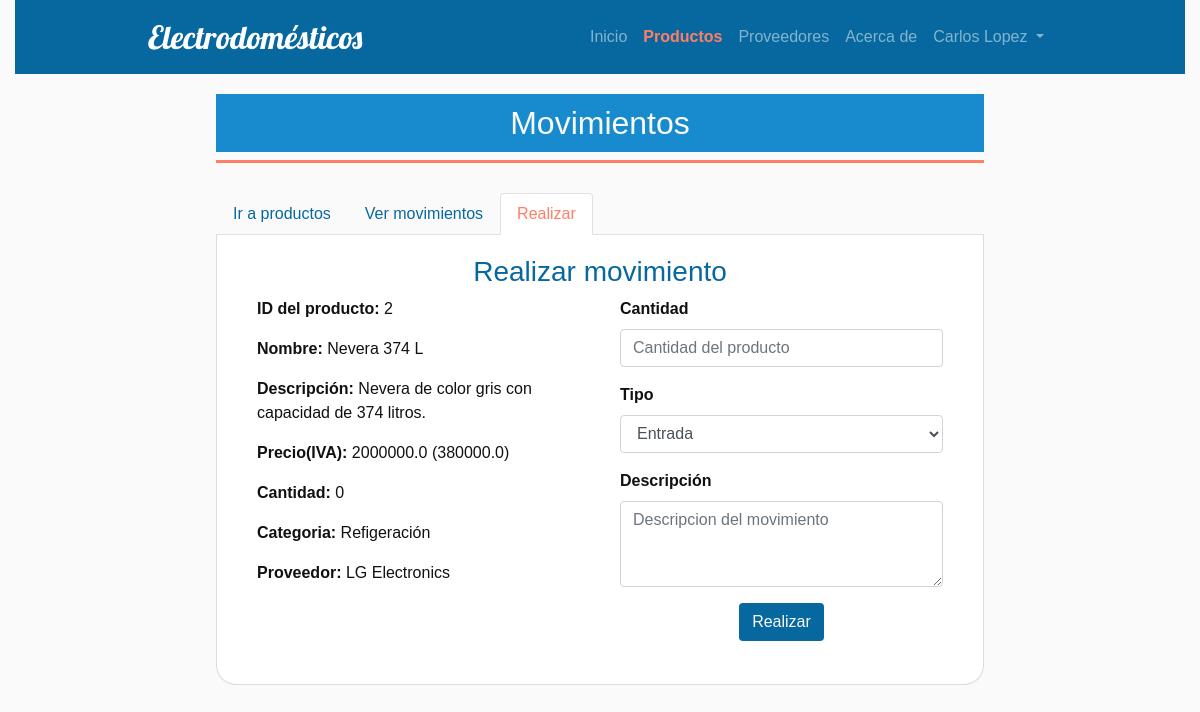
Screenshot of /movimiento/agregar?producto_id=2 (signed in) with the database file from the repository.
### app/models.py (models this page shows, shortened)
class Usuario(db.Model, UserMixin):
    __tablename__ = "usuarios"
    id = db.Column(db.Integer, primary_key=True)
    nombre = db.Column(db.String(50), nullable=False)
    apellido = db.Column(db.String(50), nullable=False)
    correo = db.Column(db.String(100), unique=True, nullable=False)
    contrasena = db.Column(db.String(94), nullable=False)
    rol = db.Column(db.String(5), default='user')
    created_at = db.Column(db.DateTime(), default=datetime.datetime.now())
    movimientos = db.relationship('Movimiento', lazy='dynamic')
    @property
    def password(self):
        pass
    def __str__(self):
        return f"{self.nombre} {self.apellido}"
    @classmethod
    def get_by_id(cls, id):
        return Usuario.query.filter_by(id=id).first()

class Producto(db.Model):
    __tablename__ = "productos"
    id = db.Column(db.Integer, primary_key=True)
    nombre = db.Column(db.String(50), nullable=False)
    descripcion = db.Column(db.Text())
    precio = db.Column(db.Float, nullable=False)
    cantidad = db.Column(db.Integer, nullable=True, default=0)
    iva = db.Column(db.Boolean, nullable=False)
    created_at = db.Column(db.DateTime(), default=datetime.datetime.now())
    categoria_id = db.Column(db.Integer, db.ForeignKey('categorias.id'))
    estado_id = db.Column(db.Integer, db.ForeignKey('estados.id'))
    proveedor_id = db.Column(db.Integer, db.ForeignKey('proveedores.id'))
    movimientos = db.relationship('Movimiento', lazy='dynamic')
    valor_iva = 0.19
    @classmethod
    def get_by_id(cls, id):
        return Producto.query.filter_by(id=id).first()

class Categoria(db.Model):
    __tablename__ = "categorias"
    id = db.Column(db.Integer, primary_key=True)
    nombre = db.Column(db.String(50), nullable=False)
    productos = db.relationship('Producto', lazy='dynamic')
    @classmethod
    def get_by_id(cls, id):
        return Categoria.query.filter_by(id=id).first()

class Proveedor(db.Model):
    __tablename__ = 'proveedores'
    id = db.Column(db.Integer, primary_key=True)
    nombre = db.Column(db.String(50), nullable=False)
    direccion = db.Column(db.String(50), nullable=True)
    telefono = db.Column(db.String(15), nullable=False)
    estado = db.Column(db.String(10), default='activo')
    productos = db.relationship('Producto', lazy='dynamic')
    @classmethod
    def get_by_id(cls, id):
        return Proveedor.query.filter_by(id=id).first()

### app/views.py (the view, shortened to what this page needs)
@page.route('/movimiento/agregar', methods=['GET', 'POST'])
@login_required
def add_movimiento():
    if not request.args.get('producto_id'):
        flash('Para realizar un movimiento necesitas seleccionar un producto', 'warning')
        return redirect(url_for('page.productos'))
    producto_id = request.args.get('producto_id')
    producto = Producto.get_by_id(producto_id)
    if producto is None:
        flash('El producto al que intentas realizarle un movimiento no existe', 'warning')
        return redirect(url_for('page.productos'))
    if producto.estado_id == 2:
        flash('El producto al que intentas realizarle un movimiento esta inactivo', 'warning')
        return redirect(url_for('page.productos'))
    form = MovementsForm(request.form)
    categoria = Categoria.get_by_id(producto.categoria_id)
    proveedor = Proveedor.get_by_id(producto.proveedor_id)
    tipos = Tipo.get_all()
    types = []
    for tipo in tipos:
        types.append((tipo.id, tipo.nombre))
    form.types = types
    return render_template('movimiento/agregar.html', title='Realizar movimiento', productos_active='item-active',
                            form=form, producto=producto, categoria=categoria, proveedor=proveedor)

### app/forms.py
class MovementsForm(Form):
    cantidad = IntegerField('Cantidad', [
        validators.NumberRange(min=1, message='Ingresa un número válido'),
        validators.DataRequired(message='La cantidad es requerida')
    ])
    tipos = []
    tipo = SelectField('Tipo', choices=tipos, validate_choice=False)
    concepto = TextAreaField('Descripción', render_kw={'rows': 3})
    @property
    def types(self):
        pass
    @types.setter
    def types(self, types):
        self.tipo.choices = types

### app/models.py (called while the page is built)
    @classmethod
    def get_all(cls):
        return Tipo.query.all()

### app/views.py (called while the page is built)
@login_manager.user_loader
def load_user(id):
    return Usuario.get_by_id(id)

### app/templates/movimiento/agregar.html
{% from 'helpers/_forms.html' import render_field %}
{% extends 'layout.html' %}
{% block main_content %}
<div class="container-box">
    <a href="{{ url_for('page.movimientos') }}">
        <h2 class="text-center">Movimientos</h2>
    </a>
    <div class="divisor-line orange"></div>
    <nav>
        <div class="nav nav-tabs" id="nav-tab" role="tablist">
            <a class="nav-item nav-link" id="nav-movements-tab" data-toggle="" href="{{ url_for('page.productos') }}"
                aria-controls="nav-movements" aria-selected="false">Ir a productos</a>
            <a class="nav-item nav-link" id="nav-movements-tab" data-toggle="" href="{{ url_for('page.movimientos') }}"
                aria-controls="nav-movements" aria-selected="false">Ver movimientos</a>
            <a class="nav-item nav-link active" id="nav-home-tab" data-toggle="tab" href="#nav-home" role="tab"
                aria-controls="nav-home" aria-selected="true">Realizar</a>
        </div>
    </nav>
    <div class="tab-pane fade show active" id="nav-home" role="tabpanel" aria-labelledby="nav-general-tab">
        <div class="tab-content" id="nav-tabContent">
            <div class="nav-content">
                <h3 class="text-center">Realizar movimiento</h3>
                <form method="POST" id="form-add-movement" class="form2col">
                    <div class="form-left">
                        <p><strong>ID del producto: </strong>{{ producto.id }}</p>
                        <p><strong>Nombre: </strong>{{ producto.nombre }}</p>
                        <p><strong>Descripción: </strong>{{ producto.descripcion }}</p>
                        {% if producto.iva %}
                        <p><strong>Precio(IVA): </strong>{{ producto.precio }} ({{ producto.precio*0.19 }})</p>
                        {% else %}
                        <p><strong>Precio(IVA): </strong>{{ producto.precio }}</p>
                        {% endif %}
                        <p><strong>Cantidad: </strong>{{ producto.cantidad }}</p>
                        <p><strong>Categoria: </strong>{{ categoria.nombre }}</p>
                        <p><strong>Proveedor: </strong>{{ proveedor.nombre }}</p>
                    </div>
                    <div class="form-right">
                        <div class="form-group">
                            {{ render_field(form.cantidad, class='form-control', placeholder='Cantidad del producto') }}
                        </div>
                        <div class="form-group">
                            {{ render_field(form.tipo, class='form-control', placeholder='Tipo de movimiento') }}
                        </div>
                        <div class="form-group">
                            {{ render_field(form.concepto, class='form-control', placeholder='Descripcion del movimiento') }}
                        </div>
                        <div class="form-group text-center form-btn">
                            <input type="submit" id="btn-submit-movement" value="Realizar" class="btn btn-color">
                        </div>
                    </div>
                </form>
            </div>
        </div>
    </div>
</div>
{% endblock %}

### app/templates/layout.html (shortened to what this page needs)
<!DOCTYPE html>
<html lang="en">
<head>
    <link rel="stylesheet" href="{{ url_for('static', filename='css/fontello.css') }}">
    <link rel="stylesheet" href="{{ url_for('static', filename='css/bootstrap.min.css') }}" />
    <link rel="stylesheet" href="{{ url_for('static', filename='css/style.css') }}" />
</head>
<body>
    <div class="container-fluid">
        <div class="container-navbar">
            <nav class="navbar navbar-expand-lg navbar-dark bg-dark navbar-blue">
                <a class="navbar-brand" href="{{ url_for('page.index') }}">Electrodomésticos</a>
                <div class="collapse navbar-collapse" id="navbarSupportedContent">
                    <ul class="navbar-nav ml-auto">
                        <li class="nav-item {{ inicio_active }}">
                            <a class="nav-link" href="{{ url_for('page.index') }}">Inicio <span class="sr-only">(current)</span></a>
                        </li>
                        {% if current_user.is_authenticated %}
                        <li class="nav-item {{ productos_active }}">
                            <a class="nav-link" href="{{ url_for('page.productos') }}">Productos</a>
                        </li>
                        <li class="nav-item {{ proveedores_active }}">
                            <a class="nav-link" href="{{ url_for('page.proveedores') }}">Proveedores</a>
                        </li>
                        {% endif %}
                        <li class="nav-item {{ acerca_active }}">
                            <a class="nav-link" href="{{ url_for('page.index') }}#about" tabindex="-1" aria-disabled="true">Acerca de</a>
                        </li>
                        <li class="nav-item dropdown {{ usuario_active}}">
                            <a class="nav-link dropdown-toggle" href="#" id="navbarDropdown" role="button" data-toggle="dropdown"
                                aria-haspopup="true" aria-expanded="false">
                                {% if current_user.is_authenticated %}
                                    {{ current_user }}
                                {% else %}
                                    Cuenta
                                {% endif %}
                            </a>
                        </li>
                    </ul>
                </div>
            </nav>
        </div>
        <main>
            {% block main_content %}
            {% endblock %}
        </main>
    </div>
</body>
</html>

### app/static/css/style.css (style rules this page uses)
:root { --azul-oscuro: #07689F; --azul-oscuro-hover: #188bce; --azul-claro: #A2D5F2; --naranja-claro: #FF7E67; --naranja-oscuro: #d1391e; --blanco: #FAFAFA; --gris-hover: #dbdbdb; --gray-border: #b1b1b1; --negro: #111111; }
body { background-color: var(--blanco); font-family: sans-serif; font-size: 16px; color: var(--negro); }
.container-navbar { width: 100%; background-color: var(--azul-oscuro); }
.navbar { width: 100%; margin: 0 auto; }
.navbar-dark { background-color: var(--azul-oscuro) !important; }
.navbar-brand { font-family: 'Lobster', cursive; font-size: 1.75rem; }
.item-active .nav-link { font-weight: bold; color: var(--naranja-claro) !important; }
.btn-color { background-color: var(--azul-oscuro); color: var(--blanco); }
.divisor-line { width: 100%; height: 3px; background-color: var(--azul-oscuro); margin-top: 50px; }
.orange { background-color: var(--naranja-claro); margin-bottom: 30px; margin-top: 0; }
.container-box { max-width: 768px; margin: 20px auto; }
.container-box h2 { color: var(--blanco); background-color: var(--azul-oscuro-hover); padding: 10px; }
.nav-tabs a { color: var(--azul-oscuro); }
.nav-tabs .active { color: var(--naranja-claro) !important; }
.tab-content { background-color: white; padding: 20px; border: 1px solid var(--gris-hover); border-top: none; border-radius: 0px 0px 20px 20px; }
.nav-content h3 { color: var(--azul-oscuro); }
.nav-content form label { color: var(--negro); }
.form2col { width: 100%; display: inline-block; }
.form-left { width: 100%; float: left; }
.form-right { width: 100%; float: left; }
.form-btn { width: 100%; float: left; }
@media (min-width: 481px) { .navbar-brand { font-size: 2rem; } }
@media (min-width: 769px) { .navbar { width: 90%; } }
@media (min-width: 769px) { .nav-content { max-width: 768px; margin: 0 auto; } }
@media (min-width: 769px) { .form-left { width: 50%; padding: 0 20px; } }
@media (min-width: 769px) { .form-right { width: 50%; padding: 0 20px; } }
@media (min-width: 1025px) { .navbar { width: 80%; } }

### rows the page displays
Usuario: nombre+apellido "Carlos Lopez"
Producto: id "2", nombre "Nevera 374 L", descripcion "Nevera de color gris con capacidad de 374 litros.", precio "2000000.0", producto.precio*0.19 "380000.0", cantidad "0"
Categoria: nombre "Refigeración"
Proveedor: nombre "LG Electronics"

### other values shown
{{ field.label }} "Cantidad Tipo Descripción"
